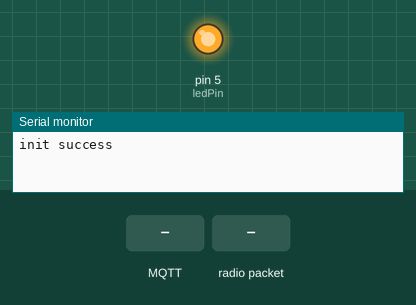
Simulated run of this sketch. Board: Arduino Uno, built for the host (arithmetic inside an expression is 32-bit, double 64-bit). Shown: output pins drawn as LEDs (lit = HIGH), the last lines printed to the serial monitor. Inputs (shaded band) come from the test bench. WiFi joins after 1.5 s; servers stay silent unless stated; no radio packets arrive unless stated; no MQTT or app messages arrive unless stated.

Above: at 0.1 s.
At 3.7 s:
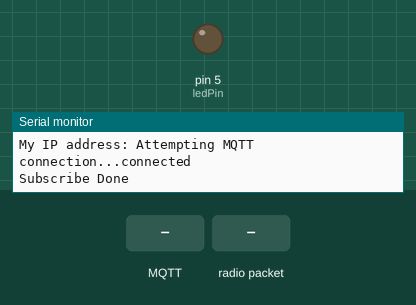
3.8 s: MQTT message "0" arrives on the first subscribed topic
5.4 s: radio packet "0" arrives
Timing chart, 0 to 8.4 s (numbered marks = the images above; inputs shaded):
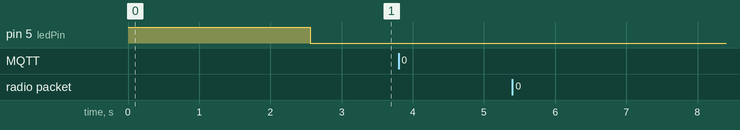

The sketch:

Gateway.ino
```cpp
#include <RHReliableDatagram.h>
#include <RH_RF95.h>
#include <SPI.h>
#include <Arduino.h>
#include <IRremote.h>
#include <Wire.h>
#include <Ethernet.h>
#include <PubSubClient.h>
#define mqtt_server "tapit.vn"
#define mqtt_port 1883
#define NumOfDevice 6

#define GATEWAY_ADDRESS 1
#define SENHUB_ADDRESS 2
#define CONHUB_ADDRESS 3

// Singleton instance of the radio driver
RH_RF95 driver(8, 2);
//RH_RF95 driver(5, 2); // Rocket Scream Mini Ultra Pro with the RFM95W

// Class to manage message delivery and receipt, using the driver declared above
RHReliableDatagram manager(driver, GATEWAY_ADDRESS);

//Led pin
#define ledPin 5

//For Senhub
#define topicSensorTemp "Room1/sensor/temp"
#define topicSensorLight "Room1/sensor/light"
#define topicSensorPir "Room1/sensor/pir"

//For IR
#define topicIRLearning       "Room1/IR/learning"
#define topicIRLearningACK    "Room1/IR/learning/ACK"
#define topicIRButtonList     "Room1/IR/buttonlist"
#define topicIRButtonListACK  "Room1/IR/buttonlist/ACK"
#define topicControlAC        "Room1/AC/button"
#define topicControlPR        "Room1/PR/button"

//For Lora message
#define loraIRSwitchMSG           "SW"
#define loraIRLatchMSG            "LA"
#define loraRetainRQ              "RRQ"
#define loraRetainRPSW            "RRPS"
#define loraRetainRPLA            "RRPL"
#define loraIRLearningMSG         "LN"
#define loraIRLearningMSGACK      "LNA"
#define loraIRButtonListMSG       "BL"
#define loraIRButtonListMSGACK    "BLA"
#define loraSensorTemp            "TE"
#define loraSensorLight           "LI"
#define loraSensorPir             "PI"


//Lora Retain Message
char loraSwitchRetain[] = "00000";
char loraLatchRetain[]  = "00000";


EthernetClient ethClient;
PubSubClient client(ethClient);
byte mac[]    = {  0xDE, 0xED, 0xBA, 0xFE, 0xFE, 0xED };
IPAddress ip(192, 168, 0, 100);
const String topicControlSwitch  = "Room1/switch/device";
char topicControlSwitchChar[]     = "Room1/switch/device0";
const String topicLatchDevice  = "Room1/latch/device";
char topicLatchDeviceChar[]  = "Room1/latch/device0";
boolean isRemote = 1; //value control receive message
char loraBuffer[10];
String msgbuff = "";
boolean isWiFi = false;

void setup()
{
  client.setServer(mqtt_server, 1883);
  client.setCallback(callback);
  pinMode(ledPin, OUTPUT);
  digitalWrite(ledPin, HIGH);
  Serial.begin(9600);
  while (!Serial) ; // Wait for serial port to be available
  if (!manager.init())
    Serial.println("init failed");
  else Serial.println("init success");
  delay(1000);
  if (Ethernet.begin(mac) == 0) {
    Serial.println("Failed to configure Ethernet using DHCP");
//    Ethernet.begin(mac, ip);
    digitalWrite(ledPin, HIGH);
  }
  else digitalWrite(ledPin, LOW);
  // print your local IP address:
  Serial.print("My IP address: ");
  ip = Ethernet.localIP();
}
void loop()
{
  ethernetMode();
  if (!client.connected()) {
    digitalWrite(ledPin, HIGH);
    reconnect();
    delay(1000);
  }
  client.loop();
  delay(100);

  loraMode();
  if (manager.available())
  {
    // Wait for a message addressed to us from the client
    uint8_t len = sizeof(loraBuffer);
    uint8_t from;
    if (manager.recvfromAck(loraBuffer, &len, &from))
    {
      Serial.print("got request from : 0x");
      Serial.print(from, HEX);
      Serial.print(": ");
      Serial.println((char*)loraBuffer);
      checkLoraMSG(loraBuffer);
    }
  }
  delay(100);
}

void callback(char* topic, byte* payload, unsigned int length) {
  loraMode();
  if (isRemote)
  {
    String topicState = topic;
    Serial.println(String("Topic: ") + topic);
    for (int i = 0; i < length; i++) {
      msgbuff += (char)payload[i];
    }
    Serial.println(String("Msg: ") + msgbuff);
    if (topicState.indexOf(topicControlSwitch) != -1) {
      int deviceNum = checkSwitch(topicState);
      loraSwitchRetain[deviceNum - 1] = msgbuff.toInt() + '0';
      msgbuff = loraIRSwitchMSG + String(deviceNum) + msgbuff;   //topicState.charAt(4) là stt phòng nếu cần
      char data[10];
      msgbuff.toCharArray(data, msgbuff.length() + 1);
      Serial.println(data);
      manager.sendtoWait(data, sizeof(data), CONHUB_ADDRESS);
    }
    if (topicState.indexOf(topicLatchDevice) != -1) {
      int deviceNum = checkSwitch(topicState);
      loraLatchRetain[deviceNum - 1] = msgbuff.toInt() + '0';
      msgbuff = loraIRLatchMSG + String(deviceNum) + msgbuff;  //topicState.charAt(4) là stt phòng nếu cần
      char data[10];
      msgbuff.toCharArray(data, msgbuff.length() + 1);
      Serial.println(data);
      manager.sendtoWait(data, sizeof(data), CONHUB_ADDRESS);
    }
    if (topicState.indexOf(topicIRLearning) != -1) {
      msgbuff = loraIRLearningMSG;
      char data[10];
      msgbuff.toCharArray(data, msgbuff.length() + 1);
      Serial.println(data);
      manager.sendtoWait(data, sizeof(data), SENHUB_ADDRESS);
    }
    if (topicState.indexOf(topicIRButtonList) != -1 || topicState.indexOf(topicControlAC) != -1 || topicState.indexOf(topicControlPR) != -1) {
      msgbuff = loraIRButtonListMSG + msgbuff;
      char data[10];
      msgbuff.toCharArray(data, msgbuff.length() + 1);
      Serial.println(data);
      manager.sendtoWait(data, sizeof(data), SENHUB_ADDRESS);
    }
    msgbuff = "";
    Serial.println();
  }
  else {
    isRemote = 1;
    msgbuff = "";
  }
}

unsigned int checkSwitch(String topicState) {
  int temp = topicState.length() - 1;
  return (int)topicState.charAt(temp) - 48; //change char to uint
}

void reconnect() {
  int i;
  char c;
  // Loop until we're reconnected
  while (!client.connected()) {
    Serial.print("Attempting MQTT connection...");
    // Attempt to connect
    if (client.connect("gatewayClient1", "vinhkhai", "vinhkhai")) {
      Serial.println("connected");
      // ... and resubscribe
      for (i = 1; i <= NumOfDevice - 2; i++) {
        c = (char)i + '0';    //change int to char
        topicControlSwitchChar[19] = c;
        client.subscribe(topicControlSwitchChar);
        client.loop();  //!important (avoid timeout)
      }
      client.loop();
      for (i = 1; i <= NumOfDevice - 2; i++) {
        c = (char)i + '0';    //change int to char
        topicLatchDeviceChar[18] = c;
        client.subscribe(topicLatchDeviceChar);
        client.loop();  //!important (avoid timeout)
      }
      client.subscribe(topicIRLearning);
      client.subscribe(topicIRButtonList);
      client.loop();
      client.subscribe(topicControlAC);
      client.subscribe(topicControlPR);
      client.loop();
      Serial.println("Subscribe Done");
      digitalWrite(ledPin, LOW);
    } else {
      Serial.print("failed, rc=");
      Serial.print(client.state());
      Serial.println(" try again in 5 seconds");
      // Wait 5 seconds before retrying
      delay(5000);
    }
  }
}

void checkLoraMSG(char* data) {
  ethernetMode();
  if (strcmp(data, loraRetainRQ)==0) {
    loraMode();
    char _dataSW[15];
    strcpy(_dataSW, loraRetainRPSW);
    strcat(_dataSW, loraSwitchRetain);
    manager.sendtoWait(_dataSW, sizeof(_dataSW), CONHUB_ADDRESS);
    Serial.println(_dataSW);
    Serial.println("sent SW");
    delay(1000);
    char _dataLA[15];
    strcpy(_dataLA, loraRetainRPLA);
    strcat(_dataLA, loraLatchRetain);
    manager.sendtoWait(_dataLA, sizeof(_dataLA), CONHUB_ADDRESS);
    Serial.println(_dataLA);
    Serial.println("sent LA");
  }

  if (strstr(data, loraIRSwitchMSG)) {
    isRemote = 0;
    char _data[2];
    Serial.println("here");
    isRemote = 0;
    char deviceNum = (char)data[2];
    _data[0] = data[3];
    _data[1] = '\0';
    topicControlSwitchChar[19] = deviceNum;
    client.publish(topicControlSwitchChar, _data, true);
  }

  if (strstr(data, loraSensorTemp)) {
    char _data[6];
    int i;
    for (i = 0; i < sizeof(_data); i++) {
      _data[i] = data[i + 2];
    }
    _data[6] = '\0';
    client.publish(topicSensorTemp, _data);
  }


  if (strstr(data, loraSensorLight)) {
    char _data[2];
    _data[0] = loraBuffer[2];
    _data[1] = '\0';
    client.publish(topicSensorLight, _data);
  }

  if (strstr(data, loraSensorPir)) {
    char _data[2];
    _data[0] = loraBuffer[2];
    _data[1] = '\0';
    client.publish(topicSensorPir, _data);
  }

  if (strcmp(data, loraIRButtonListMSGACK) == 0) {
    client.publish(topicIRButtonListACK, "1");
  }
  if (strcmp(data, loraIRLearningMSGACK) == 0) {
    client.publish(topicIRLearningACK, "1");
  }
  resetLoRaBuffer();
}


//reset buf để tự động có được ký tự kết thúc khi xét chuỗi trong checkLoraMSG
void resetLoRaBuffer() {
  int i;
  for (i = 0; i < sizeof(loraBuffer); i++) {
    loraBuffer[i] = '\0';
  }
}
void ethernetMode() {
  digitalWrite(10, LOW);
  digitalWrite(8, HIGH);
}
void loraMode() {
  digitalWrite(10, HIGH);
  digitalWrite(8, LOW);
}
```
